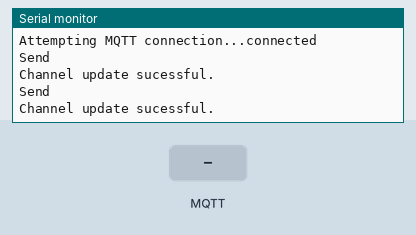
A sketch run on a simulated ESP8266 (NodeMCU). On the bench: the last lines printed to the serial monitor. The test bench sets the inputs (shaded band). WiFi joins after 1.5 s; servers stay silent unless stated; random numbers use the default seed unless the sketch sets one; no MQTT or app messages arrive unless stated.

Above: at 2.7 s.
2.8 s: MQTT message "1" arrives on the first subscribed topic
At 3.07 s:
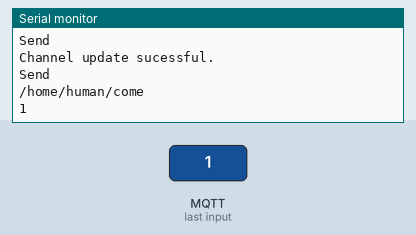
4.3 s: MQTT message "on" arrives on the first subscribed topic
At 4.57 s:
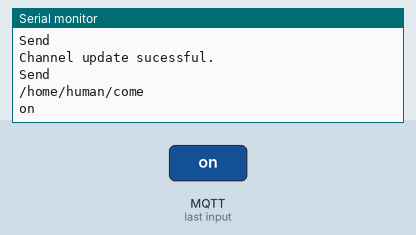
5.8 s: MQTT message "off" arrives on the first subscribed topic
At 6.08 s:
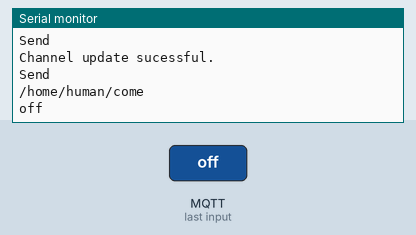

The sketch:

wifi.ino
```cpp
#define BLYNK_PRINT Serial
#include <ESP8266WiFi.h>
#include <WiFiManager.h>
#include <PubSubClient.h>
#include <BlynkSimpleEsp8266.h>
#include "ThingSpeak.h"
#include <String.h>

char token[] = "5_ksH1Dl4UIXwsE8w8iR5eeyX-sHyxJA";
// mqtt server
const char* mqtt_server = "broker.mqtt-dashboard.com";

// Thingspeak channel
unsigned long myChannelNumber = 1282766;
const char * myWriteAPIKey = "RMF501JWUVH75ZYU";

WiFiClient espClient;
PubSubClient client(espClient);
long lastMsg = 0;
char msg[50];
int value = 0;

/*
//gets called when WiFiManager enters configuration mode
void configModeCallback (WiFiManager *myWiFiManager) {
  Serial.println("Entered config mode");
  Serial.println(WiFi.softAPIP());
  //if you used auto generated SSID, print it
  Serial.println(myWiFiManager->getConfigPortalSSID());
}
*/
void reconnect() {
  // Loop until we're reconnected
  while (!client.connected()) {
    Serial.print("Attempting MQTT connection...");
    // Create a random client ID
    String clientId = "ESP8266Client-";
    clientId += String(random(0xffff), HEX);
    // Attempt to connect
    if (client.connect(clientId.c_str())) {
      Serial.println("connected");

      client.subscribe("/home/human/come");
    } else {
      Serial.print("failed, rc=");
      Serial.print(client.state());
      Serial.println(" try again in 5 seconds");
      // Wait 5 seconds before retrying
      delay(5000);
    }
  }
}


void callback(char* topic, byte* payload, unsigned int length) {
  String message;
  for (int i = 0; i < length; i++) {
    message += (char)payload[i];
  }
  Serial.println(topic);
  Serial.println(message);
}


void setup() {
  Serial.begin(115200);
  WiFiManager wifiManager;
  //wifiManager.resetSettings();
  wifiManager.autoConnect("Trungg");
  Serial.println("Connected...");
  Blynk.config(token);
  client.setServer(mqtt_server, 1883);
  client.setCallback(callback);

  // Thingspeak
  ThingSpeak.begin(espClient);
}

void loop() {
  if (!client.connected()) {
    reconnect();
  }
  Blynk.run();
  Blynk.email("trungdinhviet1999@gmail.com", "Hello");
  Blynk.notify("Gas Warning Condition!!");
  Serial.println("Send");

  client.loop();
  // Publish on localhost using MQTT

  // DHT sensor code
  client.publish("/dht/temp", "11");
  client.publish("/dht/humi", "78");

  // Gas sensor code
  client.publish("/gas", "53");

  // Dustbin fill level
  client.publish("/dustbin-fill", "60");

  // Thingspeak

  float temperature = random(100);
  float humidity = random(70);
  float gas = random(70);
  float dustbinFill = random(70);

  //Write data to field
  ThingSpeak.setField(1, temperature);
  ThingSpeak.setField(2, humidity);
  ThingSpeak.setField(3, gas);
  ThingSpeak.setField(4, dustbinFill);

  int returncode = ThingSpeak.writeFields(myChannelNumber, myWriteAPIKey);

  // Check return Code
  if (returncode == 200) {
    Serial.println("Channel update sucessful.");
  }
  else {
    Serial.println("Problem updating channel. HTTP error code " + String(returncode));
  }

  //Serial.println(ThingSpeak.readIntField(myChannelNumber, 3, myReadAPIKey));
  delay(200);
}
```

Measured:
- after the input at 2.8 s, the serial monitor: prints a new line after 0.06 s (image 1)
- after the input at 4.3 s, the serial monitor: prints a new line after 0.07 s (image 2)
- after the input at 5.8 s, the serial monitor: prints a new line after 0.08 s (image 3)
